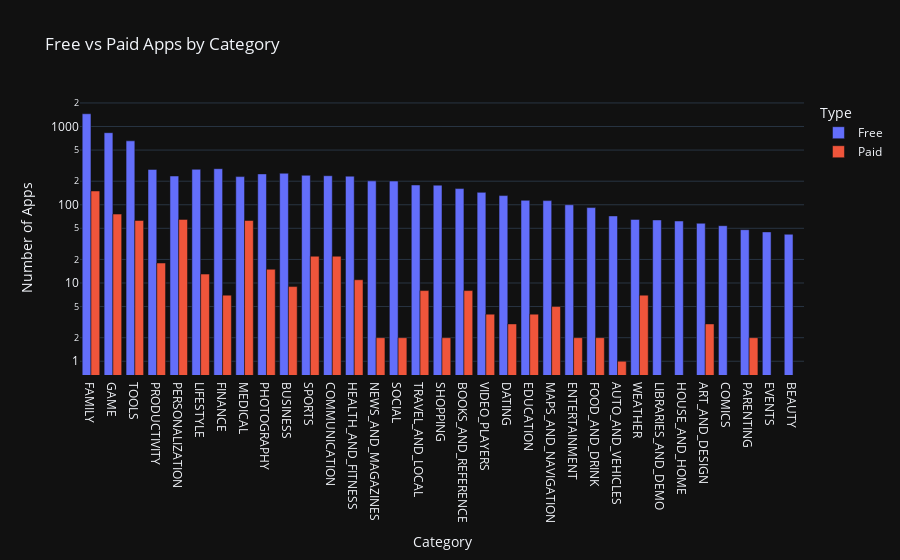

This figure's notebook cell:
### Markdown cell above
# Plotly Box Plots: Lost Downloads for Paid Apps

**Challenge**: Create a box plot that shows the number of Installs for free versus paid apps. How does the median number of installations compare? Is the difference large or small?

Use the [Box Plots Guide](https://plotly.com/python/box-plots/) and the [.box API reference](https://plotly.com/python-api-reference/generated/plotly.express.box.html) to create the following chart. 

<img src=https://imgur.com/uVsECT3.png>

### Code cell
g_bar = px.bar(df_free_vs_paid,
                   x='Category',
                   y='App',
                   title='Free vs Paid Apps by Category',
                   color='Type',
                   barmode='group')

g_bar.update_layout(xaxis_title='Category',
                    yaxis_title='Number of Apps',
                    xaxis={'categoryorder':'total descending'},
                    yaxis=dict(type='log'))

g_bar.show()

### Figure 1 — Plotly figure (JSON) as saved in the notebook; plotly's stock layout.template omitted (floating-point values rounded to 4 significant figures)
{"data": [{"alignmentgroup": "True", "hovertemplate": "Type=Free<br>Category=%{x}<br>App=%{y}<extra></extra>", "legendgroup": "Free", "marker": {"color": "#636efa", "pattern": {"shape": ""}}, "name": "Free", "offsetgroup": "Free", "orientation": "v", "showlegend": true, "textposition": "auto", "x": ["ART_AND_DESIGN", "AUTO_AND_VEHICLES", "BEAUTY", "BOOKS_AND_REFERENCE", "BUSINESS", "COMICS", "COMMUNICATION", "DATING", "EDUCATION", "ENTERTAINMENT", "EVENTS", "FAMILY", "FINANCE", "FOOD_AND_DRINK", "GAME", "HEALTH_AND_FITNESS", "HOUSE_AND_HOME", "LIBRARIES_AND_DEMO", "LIFESTYLE", "MAPS_AND_NAVIGATION", "MEDICAL", "NEWS_AND_MAGAZINES", "PARENTING", "PERSONALIZATION", "PHOTOGRAPHY", "PRODUCTIVITY", "SHOPPING", "SOCIAL", "SPORTS", "TOOLS", "TRAVEL_AND_LOCAL", "VIDEO_PLAYERS", "WEATHER"], "xaxis": "x", "y": [58, 72, 42, 161, 253, 54, 235, 131, 114, 100, 45, 1456, 289, 92, 834, 232, 62, 64, 284, 113, 229, 202, 48, 233, 248, 283, 178, 201, 238, 656, 179, 144, 65], "yaxis": "y", "type": "bar"}, {"alignmentgroup": "True", "hovertemplate": "Type=Paid<br>Category=%{x}<br>App=%{y}<extra></extra>", "legendgroup": "Paid", "marker": {"color": "#EF553B", "pattern": {"shape": ""}}, "name": "Paid", "offsetgroup": "Paid", "orientation": "v", "showlegend": true, "textposition": "auto", "x": ["ART_AND_DESIGN", "AUTO_AND_VEHICLES", "BOOKS_AND_REFERENCE", "BUSINESS", "COMMUNICATION", "DATING", "EDUCATION", "ENTERTAINMENT", "FAMILY", "FINANCE", "FOOD_AND_DRINK", "GAME", "HEALTH_AND_FITNESS", "LIFESTYLE", "MAPS_AND_NAVIGATION", "MEDICAL", "NEWS_AND_MAGAZINES", "PARENTING", "PERSONALIZATION", "PHOTOGRAPHY", "PRODUCTIVITY", "SHOPPING", "SOCIAL", "SPORTS", "TOOLS", "TRAVEL_AND_LOCAL", "VIDEO_PLAYERS", "WEATHER"], "xaxis": "x", "y": [3, 1, 8, 9, 22, 3, 4, 2, 150, 7, 2, 76, 11, 13, 5, 63, 2, 2, 65, 15, 18, 2, 2, 22, 63, 8, 4, 7], "yaxis": "y", "type": "bar"}], "layout": {"xaxis": {"anchor": "y", "domain": [0.0, 1.0], "title": {"text": "Category"}, "categoryorder": "total descending"}, "yaxis": {"anchor": "x", "domain": [0.0, 1.0], "title": {"text": "Number of Apps"}, "type": "log"}, "legend": {"title": {"text": "Type"}, "tracegroupgap": 0}, "title": {"text": "Free vs Paid Apps by Category"}, "barmode": "group"}}
